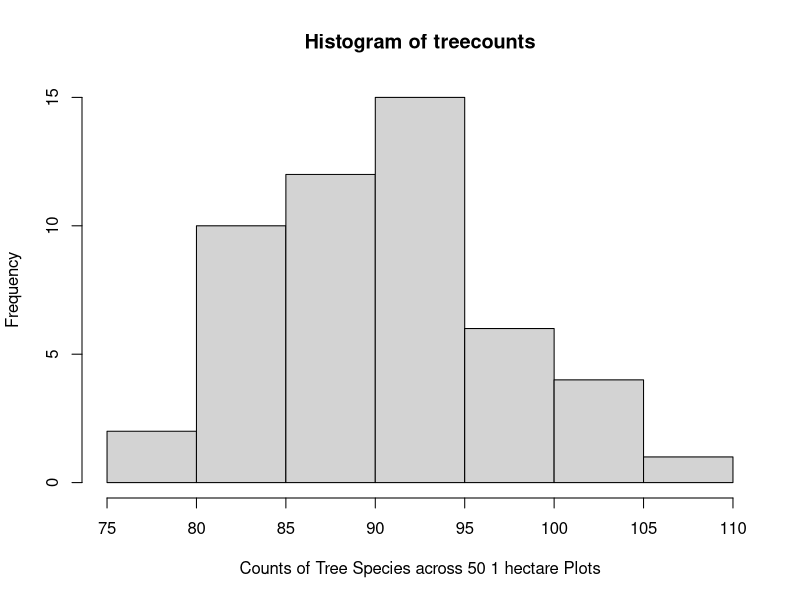
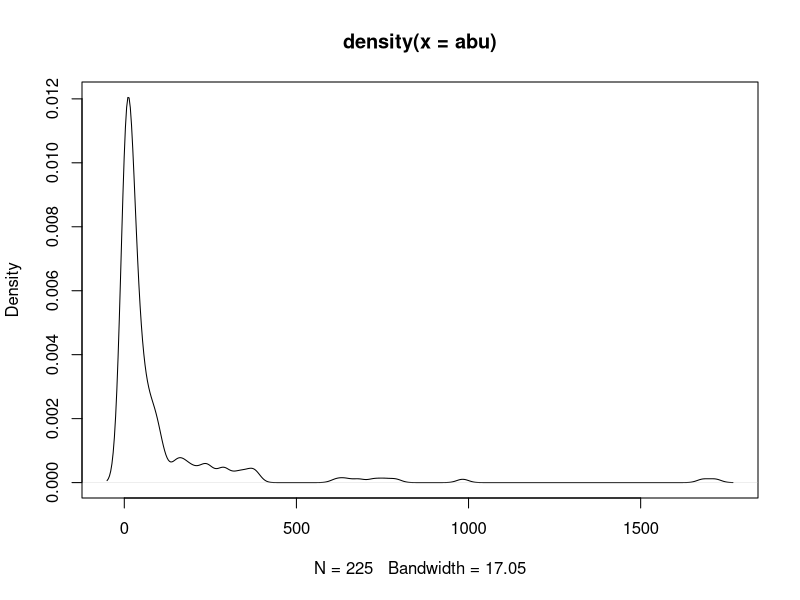
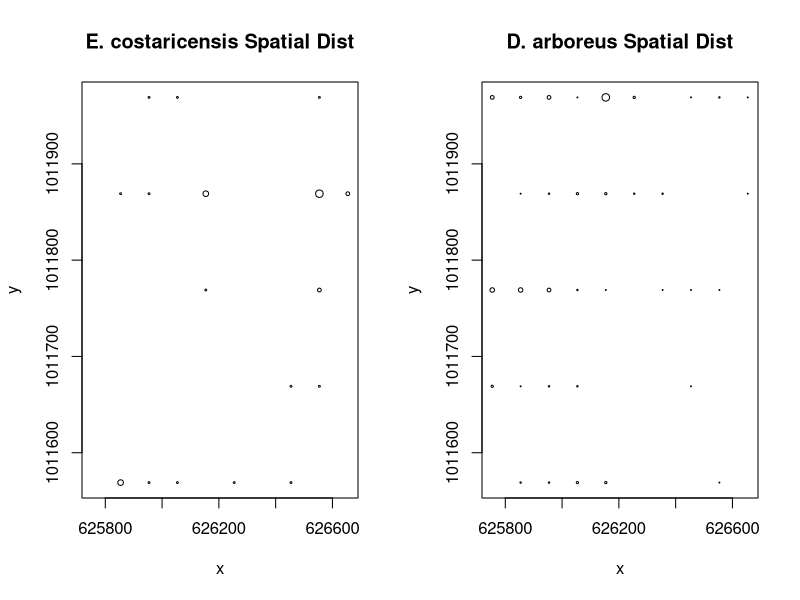
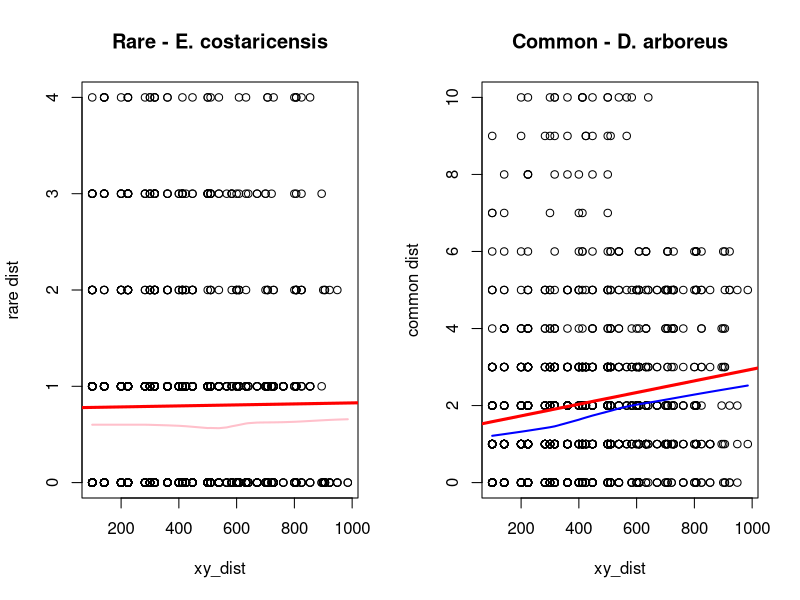
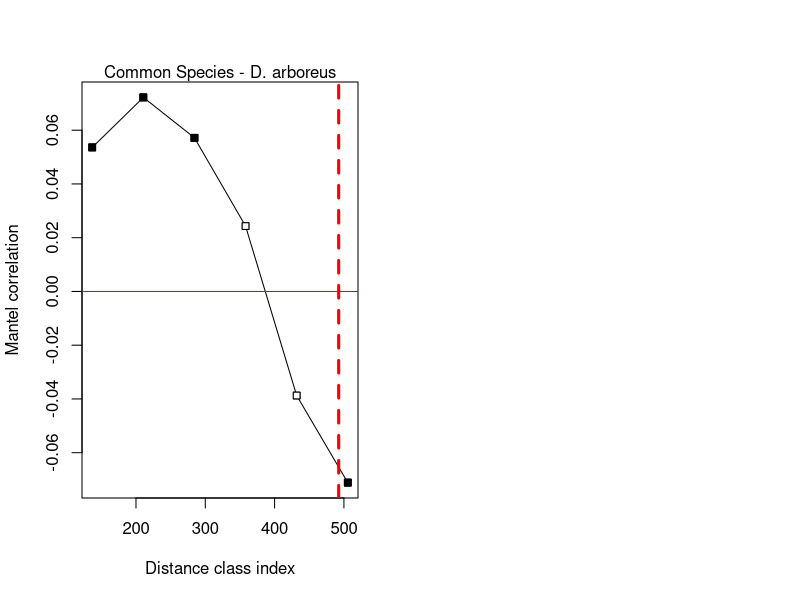
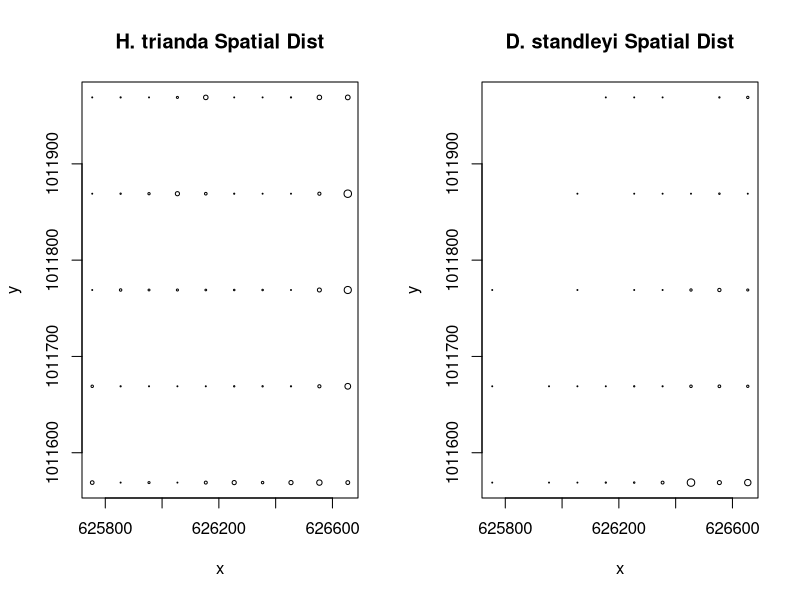
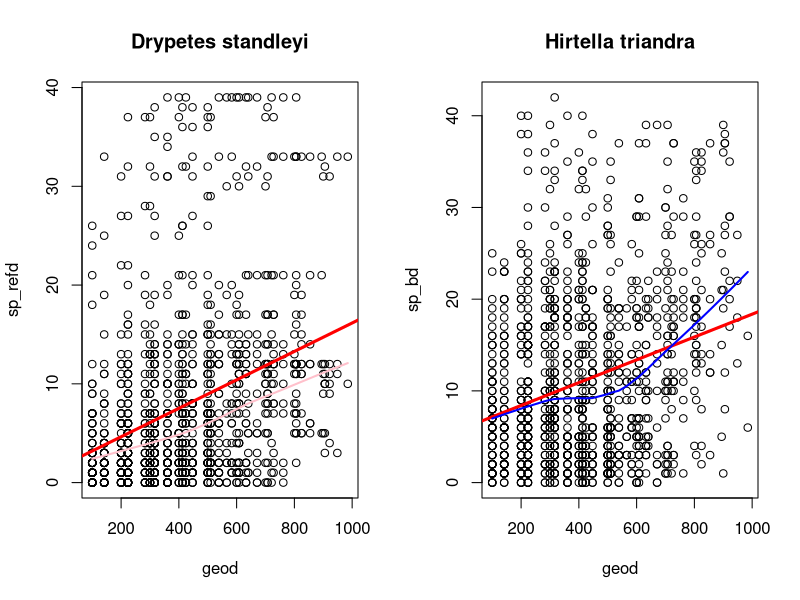

The R script that drew these images, in order: (Note: this script raises an error after producing the figures.)
## ---- chunk 1
library(nlme)
# Oribatid mite data. 70 soil cores collected by Daniel Borcard in 1989.
# See Borcard et al. (1992, 1994) for details.
data(mite)
data(mite.env)
data(mite.xy)
?mite

## ---- chunk 2
library(vegan)
data(BCI)
## UTM Coordinates (in metres)
BCI_xy = data.frame(x = rep(seq(625754, 626654, by=100), each=5), 
                    y = rep(seq(1011569,  1011969, by=100), len=50))
## ---- chunk 3
treecounts <- rowSums(BCI > 0)
hist(treecounts, xlab = "Counts of Tree Species across 50 1 hectare Plots")
## ---- chunk 4
abu <- colSums(BCI)
quantile(abu)
plot(density(abu))
## ---- chunk 5
quantile(log10(abu))
10^0.845
10^1.913814
10^1.397940
## ---- chunk 6
which(abu > 25 & abu < 27)
## ---- chunk 7
which(abu > 10^1.93 & abu < 10^1.95)
## ---- chunk 8
rare_sp <- BCI[,65] #E. costaricensis
comm_sp <- BCI[,58] #D. arboreus
## ---- chunk 9
par(mfrow=c(1,2))
plot(BCI_xy, cex = rare_sp/ max(rare_sp), main = "E. costaricensis Spatial Dist")
plot(BCI_xy, cex = comm_sp/ max(comm_sp), main = "D. arboreus Spatial Dist")
## ---- chunk 10
geod <- dist(BCI_xy)
rared <- dist(rare_sp)
commd <- dist(comm_sp)
## ---- chunk 11
par(mfrow=c(1,2))
plot(geod, rared, main = 'Rare - E. costaricensis', xlab = "xy_dist", ylab = "rare dist")
abline(lm(rared ~ geod), lwd=3, col='red')
lines(lowess(geod, rared), lwd = 2, col = 'pink')
plot(geod, commd, main = 'Common - D. arboreus', xlab = "xy_dist", ylab = "common dist")
abline(lm(commd ~ geod), lwd=3, col='red')
lines(lowess(geod, commd), lwd = 2, col = 'blue')
## ---- chunk 12
robs_cor <- cor(geod, rared)
cobs_cor  <- cor(geod, commd) 
robs_cor
cobs_cor
## ---- chunk 13
mantel(geod, rared)
## ---- chunk 14
mantel(geod, commd)
## ---- chunk 15
comm_corlog <- mantel.correlog(commd, geod)

comm_corlog
## ---- chunk 16
max_dist <- max(geod) / 2

plot(comm_corlog)
mtext(side=3, 'Common Species - D. arboreus')
abline(v = max_dist, col='red', lwd=3, lty=2)
## ---- chunk 17
sp_ids = c("Cordia.lasiocalyx", "Hirtella.triandra",
           "Picramnia.latifolia", "Quassia.amara",
           "Tabernaemontana.arborea", "Trattinnickia.aspera", 
           "Xylopia.macrantha")

sp_ref <- BCI$Drypetes.standleyi
sp_a <- BCI$Cordia.lasiocalyx
sp_b <- BCI$Hirtella.triandra
sp_c <- BCI$Picramnia.latifolia
sp_d <- BCI$Quassia.amara
sp_e <- BCI$Tabernaemontana.arborea
sp_f <- BCI$Trattinnickia.aspera
sp_g <- BCI$Xylopia.macrantha

pred_sp <- BCI[,sp_ids]
names(pred_sp)
head(pred_sp)

## ---- chunk 18
par(mfrow=c(1,2))
plot(BCI_xy, cex = sp_b/ max(sp_b), main = "H. trianda Spatial Dist")
plot(BCI_xy, cex = sp_ref/ max(sp_ref), main = "D. standleyi Spatial Dist")
geod <- dist(BCI_xy)
sp_bd <- dist(sp_b)
sp_refd <- dist(sp_ref)
maxdist <- max(geod) / 2
## ---- chunk 19
par(mfrow=c(1,2))
plot(geod, sp_refd, main = 'Drypetes standleyi')
abline(lm(sp_refd ~ geod), lwd=3, col='red')
lines(lowess(geod, sp_refd), lwd = 2, col = 'pink')
plot(geod, sp_bd, main = 'Hirtella triandra')
abline(lm(sp_bd ~ geod), lwd=3, col='red')
lines(lowess(geod, sp_bd), lwd = 2, col = 'blue')
## ---- chunk 20
bci_dat = data.frame(BCI_xy, BCI)
lm_b = gls(sp_ref ~ sp_b, data=bci_dat)
resb = residuals(lm_b)

plot(Variogram(lm_b, form= ~ x + y))
plot(dist(bci_dat[, c('x', 'y')]), dist(resb))
lines(lowess(dist(bci_dat[, c('x', 'y')]), dist(resb)), col='red', lwd=2)
abline(v = maxdist, col='red', lwd=3, lty=2)
## ---- chunk 21
b_lin = update(lm_b, corr=corLin(form=~x + y))

plot(Variogram(b_lin, maxDist = maxdist))
plot(Variogram(b_lin, resType='normalized', maxDist = maxdist))
## ---- chunk 22
b_lin_nug = update(lm_b, corr=corLin(form=~x + y, nugget = T))

plot(Variogram(b_lin_nug, maxDist = maxdist))
plot(Variogram(b_lin_nug, resType='normalized', maxDist = maxdist))
## ---- chunk 23
b_gaus = update(lm_b, corr=corGaus(form=~x + y))


plot(Variogram(b_gaus, maxDist = maxdist))
plot(Variogram(b_gaus, resType='normalized', maxDist = maxdist))
## ---- chunk 24
b_gaus_nug = update(lm_b, corr=corGaus(form=~x + y, nugget = T))


plot(Variogram(b_gaus_nug, maxDist = maxdist))
plot(Variogram(b_gaus_nug, resType='normalized', maxDist = maxdist))
## ---- chunk 25
b_exp = update(lm_b, corr=corExp(form=~x + y))

plot(Variogram(b_exp, maxDist = maxdist))
plot(Variogram(b_exp, resType='normalized', maxDist = maxdist))
## ---- chunk 26
b_exp_nug = update(lm_b, corr=corExp(form=~x + y))

plot(Variogram(b_exp_nug, maxDist = maxdist))
plot(Variogram(b_exp_nug, resType='normalized', maxDist = maxdist))
## ---- chunk 27
b_sph = update(lm_b, corr=corSpher(form=~x + y, nugget = T))
plot(Variogram(b_sph, maxDist = maxdist))
plot(Variogram(b_sph, resType = "normalized", maxDist = maxdist))
## ---- chunk 28
b_sph_nug = update(lm_b, corr=corSpher(form=~x + y, nugget = T))
plot(Variogram(b_sph_nug, maxDist = maxdist))
plot(Variogram(b_sph_nug, resType = "normalized", maxDist = maxdist))
## ---- chunk 29
b_rat = update(lm_b, corr=corRatio(form=~x + y))
plot(Variogram(b_rat, maxDist = maxdist))
plot(Variogram(b_rat, resType = "normalized", maxDist = maxdist))
## ---- chunk 30
b_rat_nug = update(lm_b, corr=corRatio(form=~x + y, nugget = T))
plot(Variogram(b_rat_nug, maxDist = maxdist))
plot(Variogram(b_rat_nug, resType = "normalized", maxDist = maxdist))
## ---- chunk 31
anova(lm_b, b_lin, b_lin_nug, b_gaus, b_gaus_nug, b_exp, b_exp_nug, b_sph, b_sph_nug, b_rat, b_rat_nug, test=F)
## ---- chunk 32
summary(b_gaus)
## ---- chunk 33
summary(b_gaus_nug)
## ---- chunk 34
summary(b_rat)
## ---- chunk 35
summary(b_rat_nug)
## ---- chunk 36
col_brks = hist(residuals(b_rat_nug), plot=F)$breaks
col_indices = as.numeric(cut(residuals(b_rat_nug), col_brks))
cols = rev(terrain.colors(length(col_brks)))
plot(BCI_xy, cex=2, pch=19, col=cols[col_indices])
#how can I add a legend here to represent the dot colors in the graph?
## ---- chunk 37
bci_dat = data.frame(BCI_xy, BCI)
maxdist <- max(BCI_xy) / 2

lm_all = gls(sp_ref ~ sp_a + sp_b + sp_c + sp_d + sp_e + sp_f + sp_g, data=bci_dat)
res = residuals(lm_all)

plot(Variogram(lm_all, form= ~ x + y))
plot(dist(bci_dat[, c('x', 'y')]), dist(res))
lines(lowess(dist(bci_dat[, c('x', 'y')]), dist(res)), col='red', lwd=2)
abline(v = maxdist, col='red', lwd=3, lty=2)
## ---- chunk 38
pairs(data.frame(sp_ref, sp_a, sp_b, sp_c))
## ---- chunk 39
pairs(data.frame(sp_ref, sp_d, sp_e, sp_f, sp_g))
## ---- chunk 40
all_lin = update(lm_all, corr=corLin(form=~x + y))
# examine fit of error model to the raw model residuals
# note this function defaults to displaying pearson standardized residuals
# resType='p' or resType='pearson'
plot(Variogram(all_lin, maxDist = maxdist))
plot(Variogram(all_lin, resType='normalized', maxDist = maxdist))
## ---- chunk 41
all_lin_nug = update(lm_all, corr=corLin(form=~x + y, nugget = T))
# examine fit of error model to the raw model residuals
# note this function defaults to displaying pearson standardized residuals
# resType='p' or resType='pearson'
plot(Variogram(all_lin_nug, maxDist = maxdist))
plot(Variogram(all_lin_nug, resType='normalized', maxDist = maxdist))
## ---- chunk 42
all_exp = update(lm_all, corr=corExp(form=~x + y))
# examine fit of error model to the raw model residuals
# note this function defaults to displaying pearson standardized residuals
# resType='p' or resType='pearson'
plot(Variogram(all_exp, maxDist = maxdist))
plot(Variogram(all_exp, resType='normalized', maxDist = maxdist))
## ---- chunk 43
all_exp_nug = update(all_exp, corr=corExp(form= ~ x + y, nugget=T))
plot(Variogram(all_exp_nug, maxDist = maxdist))
plot(Variogram(all_exp_nug, resType='n', maxDist = maxdist))
## ---- chunk 44
all_sph = update(lm_all, corr=corSpher(form=~x + y))

plot(Variogram(all_sph, maxDist = maxdist))
plot(Variogram(all_sph, resType='normalized', maxDist = maxdist))
## ---- chunk 45
all_sph_nug = update(lm_all, corr=corSpher(form=~x + y, nugget = T))

plot(Variogram(all_sph_nug, maxDist = maxdist))
plot(Variogram(all_sph_nug, resType='normalized', maxDist = maxdist))
## ---- chunk 46
all_gaus = update(lm_all, corr=corGaus(form=~x + y))

plot(Variogram(all_gaus, maxDist = maxdist))
plot(Variogram(all_gaus, resType='normalized', maxDist = maxdist))
## ---- chunk 47
all_gaus_nug = update(lm_all, corr=corGaus(form=~x + y, nugget = T))

plot(Variogram(all_gaus_nug, maxDist = maxdist))
plot(Variogram(all_gaus_nug, resType='normalized', maxDist = maxdist))
## ---- chunk 48
all_rat = update(lm_all, corr=corRatio(form=~x + y))
plot(Variogram(all_rat, maxDist = maxdist))
plot(Variogram(all_rat, resType='normalized', maxDist = maxdist))
## ---- chunk 49
all_rat_nug = update(lm_all, corr=corRatio(form=~x + y, nugget=T))
# examine fit of error model to model residuals
plot(Variogram(all_rat_nug, maxDist = maxdist))
plot(Variogram(all_rat_nug, resType='normalized', maxDist = maxdist))
## ---- chunk 50
anova(lm_all, all_lin, all_lin_nug, all_gaus, all_gaus_nug, all_exp, all_exp_nug, all_sph, all_sph_nug, all_rat, all_rat_nug, test=F)
## ---- chunk 51
summary(all_exp)
## ---- chunk 52
summary(all_exp_nug)
## ---- chunk 53
summary(all_sph)
## ---- chunk 54
summary(all_sph_nug)
## ---- chunk 55
col_brksdos = hist(residuals(all_exp), plot=F)$breaks
col_indicesdos = as.numeric(cut(residuals(all_exp), col_brksdos))
colsdos = rev(terrain.colors(length(col_brksdos)))
plot(BCI_xy, cex=2, pch=19, col=colsdos[col_indicesdos])
## ---- chunk 56
bci_rda = rda(BCI, pred_sp[,])

plot(bci_rda, display=c('sp', 'bp'))
## ---- chunk 57
anova(bci_rda)
